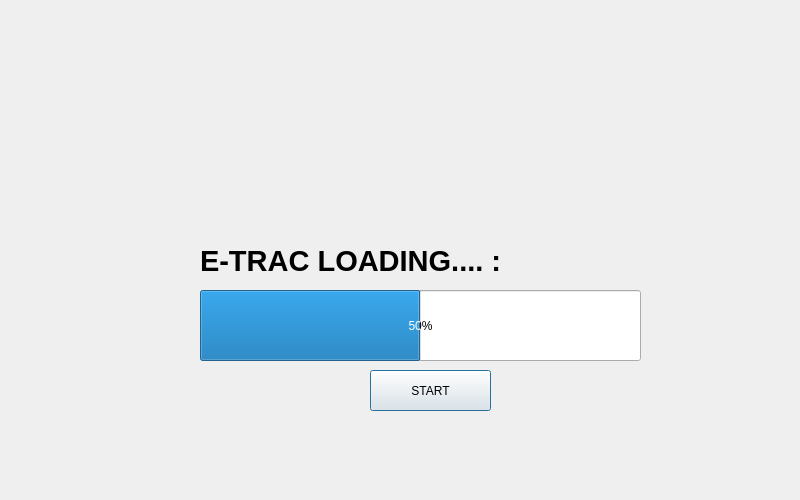
<?xml version="1.0" encoding="UTF-8"?>
<ui version="4.0">
 <class>Dialog</class>
 <widget class="QDialog" name="Dialog">
  <property name="geometry">
   <rect>
    <x>0</x>
    <y>0</y>
    <width>800</width>
    <height>500</height>
   </rect>
  </property>
  <property name="windowTitle">
   <string>Dialog</string>
  </property>
  <widget class="QLabel" name="img_holder">
   <property name="geometry">
    <rect>
     <x>0</x>
     <y>0</y>
     <width>800</width>
     <height>500</height>
    </rect>
   </property>
   <property name="text">
    <string/>
   </property>
   <property name="pixmap">
    <pixmap>car-vehicle-white-sports-car-86993.jpg</pixmap>
   </property>
   <property name="scaledContents">
    <bool>true</bool>
   </property>
  </widget>
  <widget class="QProgressBar" name="progressBar">
   <property name="geometry">
    <rect>
     <x>200</x>
     <y>290</y>
     <width>441</width>
     <height>71</height>
    </rect>
   </property>
   <property name="value">
    <number>50</number>
   </property>
   <property name="alignment">
    <set>Qt::AlignJustify|Qt::AlignVCenter</set>
   </property>
   <property name="textVisible">
    <bool>true</bool>
   </property>
  </widget>
  <widget class="QLabel" name="TEXT">
   <property name="geometry">
    <rect>
     <x>200</x>
     <y>240</y>
     <width>441</width>
     <height>41</height>
    </rect>
   </property>
   <property name="font">
    <font>
     <pointsize>22</pointsize>
     <weight>75</weight>
     <bold>true</bold>
    </font>
   </property>
   <property name="text">
    <string>E-TRAC LOADING.... : </string>
   </property>
  </widget>
  <widget class="QPushButton" name="S">
   <property name="geometry">
    <rect>
     <x>370</x>
     <y>370</y>
     <width>121</width>
     <height>41</height>
    </rect>
   </property>
   <property name="text">
    <string>START</string>
   </property>
  </widget>
 </widget>
 <resources/>
 <connections/>
</ui>
